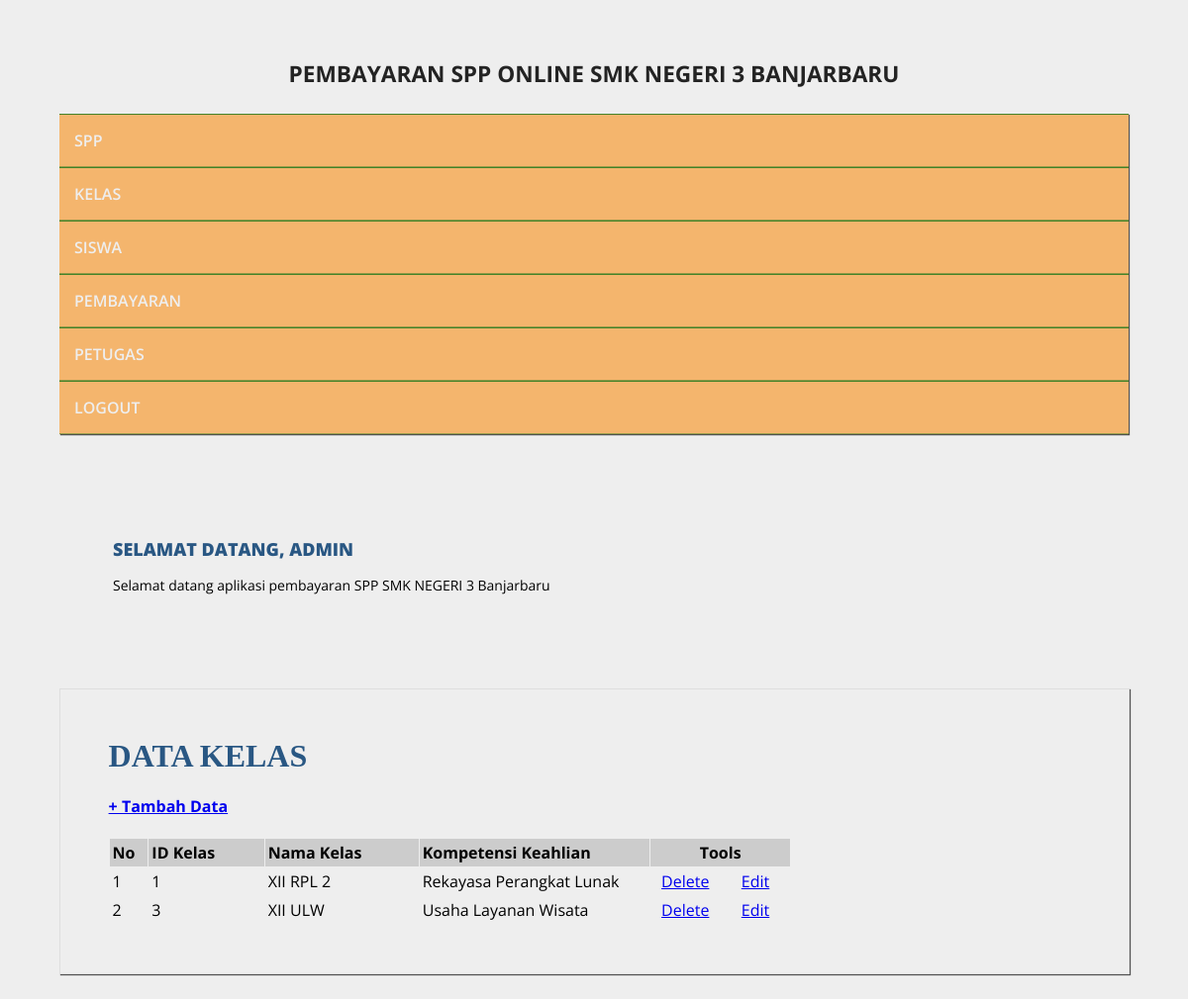
The page /admin/halaman_admin.php?open=data_kelas (signed in) on the database its author committed.
### tables this page shows
CREATE TABLE `kelas` (
  `id_kelas` varchar(5) NOT NULL,
  `nama_kelas` varchar(10) NOT NULL,
  `kompetensi_keahlian` varchar(30) NOT NULL
);

### admin/data_kelas.php (the view)
<?php
include_once "../src/koneksi.php";
?>
<h1><b>DATA KELAS </b></h1>
<h4><a href="?open=tambah_kelas">+ Tambah Data</a></h4>
<table cellspacing="1" cellpadding="3">
    <tr>
        <td width="5%" bgcolor="#CCCCCC"><b>No</b></td>
        <td width="15%" bgcolor="#CCCCCC"><b>ID Kelas</b></td>
        <td width="20%" bgcolor="#CCCCCC"><b>Nama Kelas </b></td>
        <td width="30%" bgcolor="#CCCCCC"><b>Kompetensi Keahlian</b></td>
        <td colspan="2" align="center" bgcolor="#CCCCCC"><b>Tools</b></td>
    </tr>
<?php
$sql = mysqli_query($koneksi, "SELECT * FROM kelas ORDER BY id_kelas ASC");
$nomor = 0;
while ($data = mysqli_fetch_array($sql)) {
    $nomor++;
?>
    <tr>
        <td><?php echo $nomor; ?></td>
        <td><?php echo $data['id_kelas']; ?></td>
        <td><?php echo $data['nama_kelas']; ?></td>
        <td><?php echo $data['kompetensi_keahlian']; ?></td>
        <td width="9%" align="center"><a href="?open=hapus_kelas&id_kelas=<?php echo $data['id_kelas']; ?>"
            target="_self" onclick="return confirm('YAKIN INGIN MENGHAPUS DATA KELAS INI ... ?')">Delete</a></td>
        <td width="9%" align="center"><a href="?open=edit_kelas&id_kelas=<?php echo $data['id_kelas']; ?>"
            target="_self">Edit</a></td>
    </tr>
<?php } ?>
</table>

### src/style.css (style rules this page uses)
body { background: #eee; margin:0; font-family: 'Open Sans', sans-serif; }
.conteudo h1 { padding: 0; margin:0 0 15px; font-weight: normal; color: #295783; font-family: Georgia; }

### rows shown on the page
kelas: id_kelas "1", nama_kelas "XII RPL 2", kompetensi_keahlian "Rekayasa Perangkat Lunak"
kelas: id_kelas "3", nama_kelas "XII ULW", kompetensi_keahlian "Usaha Layanan Wisata"

### other values the page prints
$_SESSION['username'] "ADMIN"
